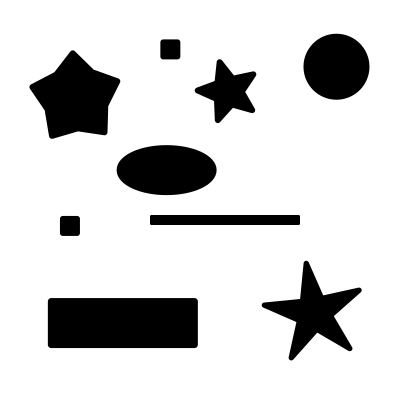
%> input picture extracionCaracteristicas2/objetos1.png, 400 x 400 px
$ octave extraccionRegiones.m   (GNU Octave 9; MATLAB toolbox functions it lacks are replaced by stand-ins)
%> lines starting %> are read from the running program, lines starting %| are printed output that depends on the picture; in (x1, y1, x2, y2) boxes, pixels count from 0 and x2, y2 are one past the last pixel; in counts of white or black regions, pixels touching at a corner belong together; the program's own positions count from 1
%%
% Octubre 2016
% http://otroblogdetecnologias.blogspot.com/
% Ejemplo adaptado de http://www.matpic.com/esp/matlab/funcion_regionprops.html
%
% -------------------------------------
% EXTRACCIÓN DE CARACTERÍSTICAS GEOMÉTRICAS CON ETIQUETADO DE FIGURAS
% -------------------------------------
% Se obtienen las características de varias imágenes de figuras
% geométricas las cuales fueron confeccionadas en formato .svg y luego
% exportadas a formato .png

% * Area
% * Perimetro
% * Excentricidad
% * Redondez
% * Centroide X
% * Centroide Y
% * Orientacion
%
% ----------------------
% Algoritmo general
% ----------------------
% Ajuste de parámetros iniciales.
% Lectura de la imagen.
% Convertir a escala de grises.
% Umbralización y Binarización.
% Invertir imagen.
% Etiquetado de áreas conectadas.
% Cálculo de propiedades de los objetos de la imagen.
% Con los elementos etiquetados, extraer las características geométricas:
%    * Area.
%    * Perímetro.
%    * Exentricidad.
%    * Centroides.
%    * Bounding Box.
%
% Eliminar regiones con áreas menores a determinado número de pixeles.
% Buscar áreas menores al tamano indicado y marcarlas para el borrado.
% Mostrar resultados en formato vector con las características geométricas
% obtenidas de ls objetos.

%% Ajuste de parámetros iniciales
clc; clear all; close all;

imagenInicial='objetos1.png';
tamanoAreaBorrar=1000; %tamano en pixeles de las areas a borrar
%% Lectura de la imagen
IOrig=imread(imagenInicial);
%> IOrig is the input picture: size 400x400x3 uint8; min 0, max 255, mean 211.5

%% Convertir a escala de grises
IGray=rgb2gray(IOrig);

%% Umbralización y Binarización
umbral=graythresh(IGray);
%> umbral = 0.502
IB1=im2bw(IGray,umbral);
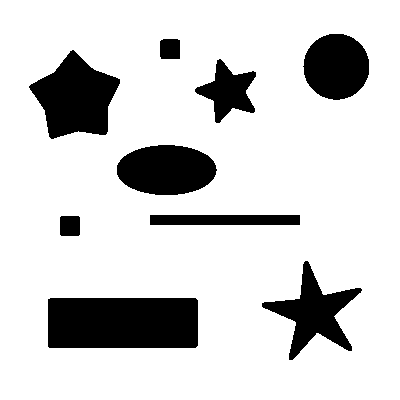
%> IB1: size 400x400 logical; 82.9% white; 9 black regions, largest, box (x1, y1, x2, y2) and area: (48, 298, 198, 348) 7491, (29, 50, 120, 139) 4837, (117, 145, 217, 195) 3948

%% Invertir imagen binarizada para tratamiento
IB2=1-IB1; %invertir
%> IB2: size 400x400 double; values 0 (black) and 1 (white), 17.1% white; 9 white regions
IB1=IB2;

%% Mostrar imagen original
imshow(Iorig)
%> (this line was passed over: Iorig is not available in this run)

%% Etiquetado de áreas conectadas, se necesita una imagen binaria
[L Ne]=bwlabel(IB1); %en L los objetos y en Ne= números de áreas etiquetadas
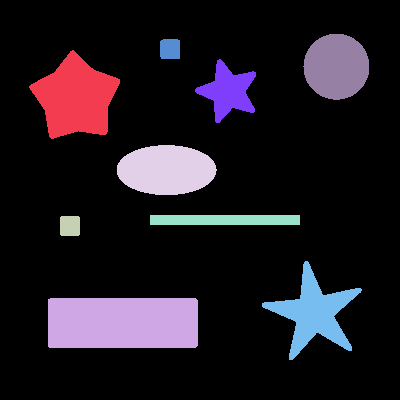
%> L: size 400x400 double; 10 distinct labels, from 0 to 9; one colour per label, 0 black
%> Ne = 9

%% Cálculo de propiedades de los objetos de la imagen
% se toman los datos geométricos necesarios para luego poder caracterizarlos.
propiedades= regionprops(L,'Area','Perimeter', 'Eccentricity','Centroid', 'BoundingBox');
%> propiedades = 9 regions; largest, box (x1, y1, x2, y2), Area, Centroid, Eccentricity and Perimeter: (48, 298, 198, 348) 7491 [123.5 323.5] 0.943 383.9, (29, 50, 120, 139) 4837 [76.3 98.5] 0.0911 284.7, (117, 145, 217, 195) 3948 [167.1 170.6] 0.865 239.6
hold on

%% Graficar las rectángulos de frontera y enumerar objetos
% Se grafican rectángulos de color verde y se enumeran los objetos en
% pantalla
for n=1:size(propiedades,1)
    rectangle('Position',propiedades(n).BoundingBox,'EdgeColor','g','LineWidth',2)
	text(propiedades(n).Centroid(:,1), propiedades(n).Centroid(:,2),int2str(n),'Color','g');
end
%> this loop made 9 passes

pause (3)

%% Buscar áreas menores al tamano indicado
% Devuelve el valor de los índices de arrays de valores que cumplen la
% condición de tamano menor al área.
s=find([propiedades.Area]<tamanoAreaBorrar);
%> s = [3 6]


%% Marcar áreas menores al tamano indicado
% Se recorre el array y se le pinta un rectángulo de color rojo para que
% sea visibe al operador.
for n=1:size(s,2)
    rectangle('Position',propiedades(s(n)).BoundingBox,'EdgeColor','r','LineWidth',2)
end
%> this loop made 2 passes
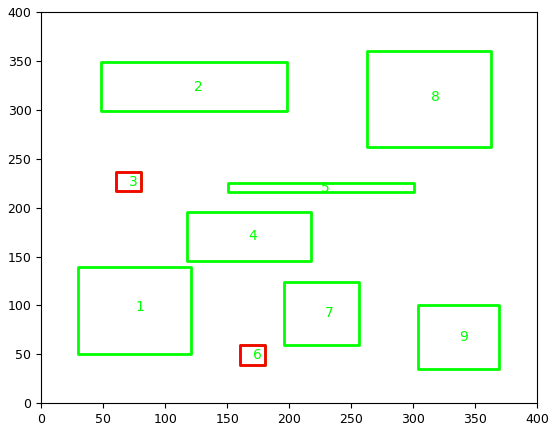
%> figure redrawn from the program's plot data

pause (2)

%% Eliminar áreas menores al tamano indicado
% Se pintan de negro las áreas dentro del rectangulo, de manera a que
% queden como espacio vacio
for n=1:size(s,2)
    d=round(propiedades(s(n)).BoundingBox);
    IB1(d(2):d(2)+d(4),d(1):d(1)+d(3))=0;
end
%> this loop made 2 passes
%> d on passes 1 to 2: [61 217 20 20], [161 40 20 20]
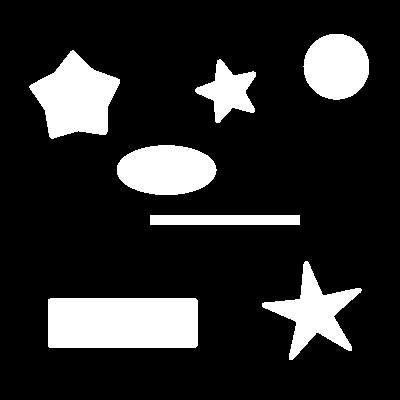
%> IB1: size 400x400 double; values 0 (black) and 1 (white), 16.6% white; 7 white regions, largest, box (x1, y1, x2, y2) and area: (48, 298, 198, 348) 7491, (29, 50, 120, 139) 4837, (117, 145, 217, 195) 3948

%% Mostrar imagen resultante
figure; imshow(IB1)

%% Mostrar características geométricas
% Se recorre de principio a fin las propiedades obtenidas
fprintf('       N#;      Area;  Perimetro;  Redondez;Excentricidad; Centroide X; Centroide Y \n');
for n=1:size(propiedades,1)
    redondez=(4*propiedades(n).Area*pi)/(propiedades(n).Perimeter^2); %fórmula de redondez de objetos
    fprintf('%10.2i; %10.2i; %10.2f; %10.4f; %10.4f; %10.2f; %10.2f\n', n,propiedades(n).Area, propiedades(n).Perimeter, redondez,propiedades(n).Eccentricity, propiedades(n).Centroid(:,1), propiedades(n).Centroid(:,2));
end
%> this loop made 9 passes
%> redondez on passes 1 to 9: 0.75, 0.639, 0.972, 0.864, 0.197, 0.97, 0.474, 0.288, 1.02
%|         01;       4837;     284.69;     0.7499;     0.0911;      76.33;      98.49
%|         02;       7491;     383.94;     0.6386;     0.9428;     123.47;     323.50
%|         03;        396;      71.54;     0.9724;     0.0000;      70.50;     226.50
%|         04;       3948;     239.62;     0.8641;     0.8653;     167.06;     170.63
%|         05;       1500;     309.32;     0.1970;     0.9978;     225.50;     220.50
%|         06;        392;      71.26;     0.9700;     0.0604;     170.59;      49.60
%|         07;       1869;     222.58;     0.4741;     0.0376;     228.72;      91.94
%|         08;       3465;     389.07;     0.2876;     0.0944;     314.64;     313.52
%> (further printed lines are left out)
